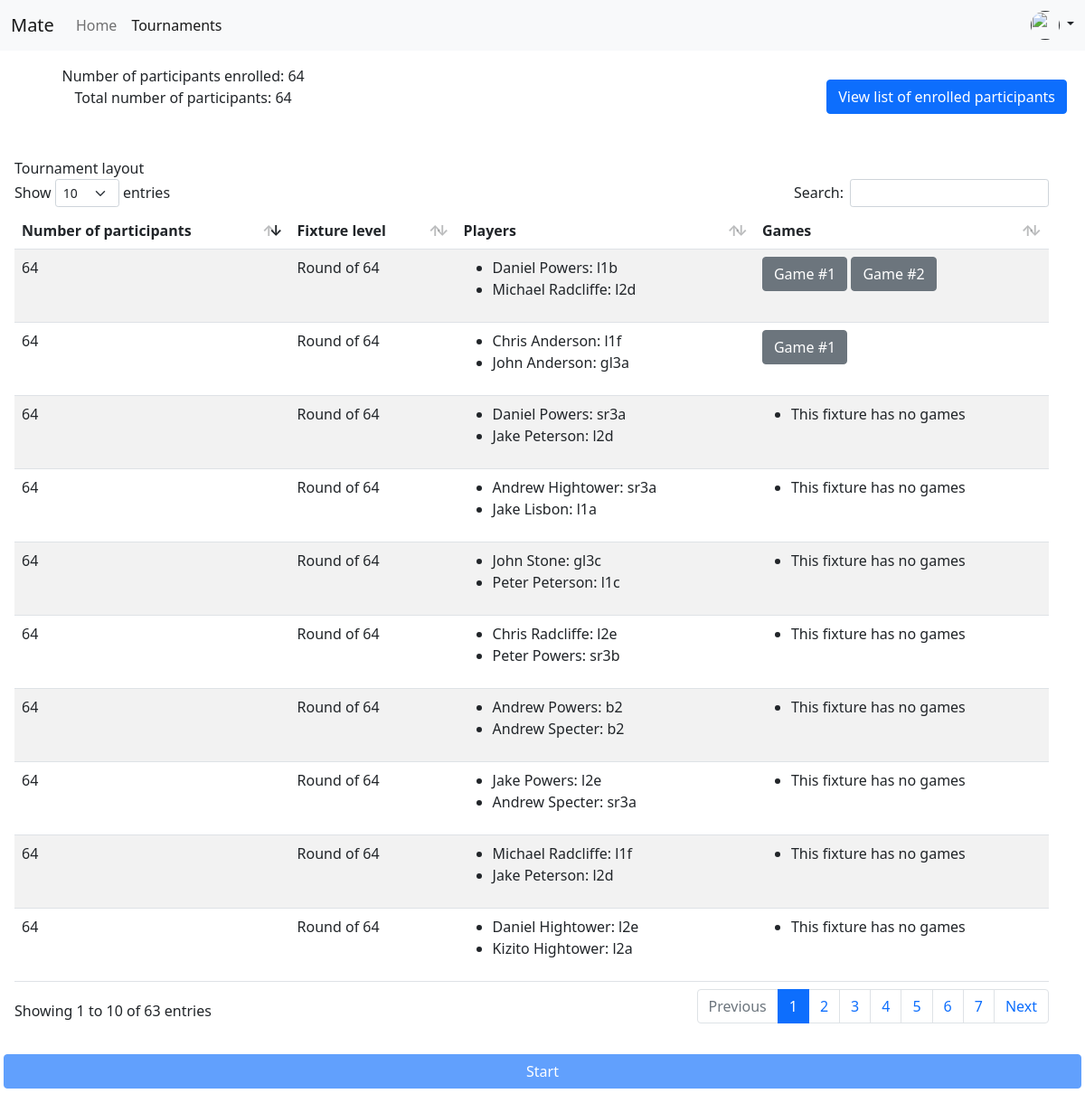
/tournaments/8/, run on the app's committed database.
### app/models.py (models this page shows, shortened)
class Tournament(models.Model):
    time_created = models.DateTimeField(auto_now_add=True)
    creator = models.ForeignKey(Player, on_delete=models.CASCADE)
    total_number_of_participants = models.IntegerField(default=16)
    completed = models.BooleanField(default=False)
    started = models.BooleanField(default=False)
    name = models.CharField(max_length=150)
    common_levels = {2: _("Finals"), 4: _("Semi-finals"), 8: _("Quarter finals")}
    number_of_points_for_draw = models.FloatField(default=0.5)
    number_of_points_for_win = models.FloatField(default=1)
    number_of_points_for_loss = models.FloatField(default=0)
    def clean(self) -> None:
        if self.total_number_of_participants <= 1:
            raise ValidationError( _("The total number of participants must be greater than 1") )
        if not is_power_of_2(self.total_number_of_participants):
            raise ValidationError( _("The total number of participants must be a power of 2 i.e 2, 4, 8, 16, 32, etc.") )
        if Tournament.objects.filter(name=self.name, completed=False).count() > 1:
            raise ValidationError( _("There is another active tournament with the same name") )
        if self.started and self.enrolled_participants() < self.total_number_of_participants:
            raise ValidationError( _("Tournament can only be started when %(number)d participants have been enrolled") % {'number': self.total_number_of_participants} )
        if self.completed and not self.started:
            raise ValidationError( _("A tournament cannot be completed when it has not yet started") )
        if self.number_of_points_for_draw == self.number_of_points_for_loss or self.number_of_points_for_win == self.number_of_points_for_draw or self.number_of_points_for_win == self.number_of_points_for_loss:
            raise ValidationError( _("The number of points for win, loss and draw must be different.") )
        return super().clean()
    @property
    def enrolled_participants(self):
        return self.tournamentplayer_set.filter(participating=True)
    def number_of_enrolled_participants(self):
        return self.enrolled_participants.count() if self.enrolled_participants else 0

class TournamentPlayer(models.Model):
    tournament = models.ForeignKey(Tournament, on_delete=models.CASCADE)
    player = models.ForeignKey(Player, on_delete=models.CASCADE)
    kicked_out = models.BooleanField(default=False)
    participating = models.BooleanField(default=False) # when a player is accepted to compete in a tournament this becomes True
    class Meta:
        unique_together = [ ["tournament", "player"] ]

class Fixture(models.Model):
    level = models.TextField()
    level_number = models.IntegerField(null=True)
    tournament = models.ForeignKey(Tournament, on_delete=models.CASCADE, null=True)
    root = models.ForeignKey('self', on_delete=models.PROTECT, null=True, related_name='children', blank=True)
    class Meta:
        ordering = ['-level_number', 'tournament']

class PlayerFixture(models.Model):
    COLOR_CHOICES = (
        ("White", _("White")),
        ("Black", _("Black"))
    )
    player = models.ForeignKey(Player, on_delete=models.CASCADE)
    fixture = models.ForeignKey(Fixture, on_delete=models.CASCADE)
    color = models.CharField(max_length=6, choices=())
    class Meta:
        unique_together = [ ["player", "fixture"] ]

class Player(models.Model):
    GENDER_CHOICES = (
        ("m", _("Male")),
        ("nb", _("Non binary")),
        ("rns", _("Rather not say"))
    )
    first_name = models.CharField(max_length=30, null=False)
    last_name = models.CharField(max_length=30, null=False)
    phone = models.CharField(max_length=20, unique=True)
    level = models.IntegerField(null=True, blank=True)
    classroom = models.CharField(max_length=5, null=True)
    user = models.OneToOneField(User, on_delete=models.CASCADE, null=True)
    gender = models.CharField(max_length=3, choices=GENDER_CHOICES)
    def __str__(self) -> str:
        return f"{self.first_name} {self.last_name}: {self.classroom}"
    @property
    def name(self) -> str:
        return f"{self.first_name} {self.last_name}"

class Game(models.Model):
    PERIOD_CHOICES = (
        ("break", _("Break")),
        ("after_school", _("After school"))
    )
    fixture = models.ForeignKey(Fixture, on_delete=models.CASCADE)
    classroom = models.CharField(max_length=5)
    time = models.DateTimeField(null=True)
    minutes_per_player = models.IntegerField()
    class Meta:
        unique_together = [ ["fixture", "time"] ] # games in the same fixture cannot be played at the same time
        ordering = [ "time" ]

### app/views.py (the view)
# urls.py: path('tournaments/<int:tournament_id>/', views.tournament_detail, name="tournament-detail"),
def tournament_detail(request, tournament_id):
    check_query = models.Tournament.objects.filter(id=tournament_id)
    if check_query.count() < 1:
        raise Http404
    return render(request, 'app/tournament_detail.html', context={"tournament": check_query.first(), 'game_form': GameForm})

### app/utilities.py (called while the page is built)
def is_power_of_2(number):
    if number == 1:
        return True
    if number % 2 == 1:
        return False
    return is_power_of_2(number / 2)

### app/templates/app/tournament_detail.html (shortened to what this page needs)
{% extends 'app/base.html' %}
{% load crispy_forms_tags i18n static %}
{% block tournaments_active %}
active
{% endblock %}
{% block styles %}
<link rel="stylesheet" href="{% static 'app/css/datatables.bootstrap5.min.css' %}">
<link rel="stylesheet" href="{% static 'app/simplepicker/dist/simplepicker.css' %}">
{% endblock %}
{% block content %}
<div class="row p-3">
    <div class="col-md-4 text-center">
        <span>{% trans "Number of participants enrolled: " %} {{ tournament.number_of_enrolled_participants }}</span>
        <br>
        <span>{% trans "Total number of participants: " %} {{ tournament.total_number_of_participants }}</span>
    </div>
    <div class="col-md-8 text-end p-3">
        <button class="btn btn-primary" data-bs-toggle="modal" data-bs-target="#participants_list">{% trans "View list of enrolled participants" %}</button>
    </div>
</div>
<div class="row p-3">
    <span>{% trans "Tournament layout" %}</span>
    <div class="row">
        <div class="col-md-12">
            <table class="table table-striped" id="fixtures-table">
                <thead>
                    <th>{% trans "Number of participants" %}</th>
                    <th>{% trans "Fixture level" %}</th>
                    <th>{% trans "Players" %}</th>
                    <th>{% trans "Games" %}</th>
                </thead>
                <tbody>
                    {% for fixture in tournament.fixture_set.all %}
                    <tr>
                        <td>
                            {{ fixture.level_number }}
                        </td>
                        <td>
                            {{ fixture.level }}
                        </td>
                        <td class="player-container">
                            <ul>
                                {% for fixture_player in fixture.playerfixture_set.all %}
                                <li>{{ fixture_player.player }}</li>
                                {% empty %}
                                <li>{% trans "This fixture has no players" %}</li>
                                {% endfor %}
                            </ul>
                        </td>
                        <td>
                            {% for game in fixture.game_set.all %}
                            <button class="btn btn-secondary display-game" onclick="showGameDetail( {{ game.id }} )" data-bs-target="#game_detail" data-bs-toggle="modal" data-game-id="{{ game.id }}" data-fixture-id="{{ fixture.id }}">
                            </button>
                            {% empty %}
                            <ul>
                                <li>{% trans "This fixture has no games" %}</li>
                            </ul>
                            {% endfor %}
                        </td>
                    </tr>
                    {% endfor %}
                </tbody>
            </table>
        </div>
    </div>
</div>
<div class="row p-3">
    <button class="btn btn-primary {% if not tournament.clean %}disabled{% endif %}">
        {% trans "Start" %}
    </button>
</div>
{% endblock %}

### app/templates/app/base.html (shortened to what this page needs)
{% load i18n static %}
<!DOCTYPE html>
<html lang="en">
<head>
    <link rel="stylesheet" href="{% static 'app/bootstrap/css/bootstrap.min.css' %}">
    <link rel="stylesheet" href="{% static 'app/css/styles.css' %}">
    {% get_current_language as LANGUAGE_CODE %}
    {% block styles %}
    {% endblock %}
</head>
<body>
    <nav class="navbar navbar-expand-lg navbar-light bg-light">
        <div class="container-fluid">
            <a class="navbar-brand" href="#">Mate</a>
            <div class="collapse navbar-collapse" id="navbarSupportedContent">
                <ul class="navbar-nav me-auto mb-2 mb-lg-0">
                    <li class="nav-item">
                        <a class="nav-link {% block home_active %}{% endblock %}" aria-current="page"
                            href="{% url 'app:home' %}">{% trans "Home" %}</a>
                    </li>
                    <li class="nav-item">
                        <a class="nav-link {% block tournaments_active %}{% endblock %}"
                            href="{% url 'app:tournaments' %}">{% trans "Tournaments" %}</a>
                    </li>
                </ul>
                <div class="d-flex">
                    <a href="" id="dropdownUser" data-bs-toggle="dropdown" aria-expanded="false"
                        class="d-block link-dark text-decoration-none dropdown-toggle">
                        <img src="{% static 'app/assets/img/rick-and-morty.jpg' %}" alt="" width="32" height="32"
                            class="rounded-circle">
                    </a>
                </div>
            </div>
        </div>
    </nav>
    {% block content %}
    {% endblock %}
</body>
</html>

### data on the page
Tournament: number_of_enrolled_participants "64", total_number_of_participants "64"
Fixture: level_number "64", level "Round of 64"
PlayerFixture: player "Daniel Powers: l1b"
PlayerFixture: player "Michael Radcliffe: l2d"
Fixture: level_number "64", level "Round of 64"
PlayerFixture: player "Chris Anderson: l1f"
PlayerFixture: player "John Anderson: gl3a"
Fixture: level_number "64", level "Round of 64"
PlayerFixture: player "Daniel Powers: sr3a"
PlayerFixture: player "Jake Peterson: l2d"
Fixture: level_number "64", level "Round of 64"
PlayerFixture: player "Andrew Hightower: sr3a"
PlayerFixture: player "Jake Lisbon: l1a"
Fixture: level_number "64", level "Round of 64"
PlayerFixture: player "John Stone: gl3c"
PlayerFixture: player "Peter Peterson: l1c"
Fixture: level_number "64", level "Round of 64"
PlayerFixture: player "Chris Radcliffe: l2e"
PlayerFixture: player "Peter Powers: sr3b"
Fixture: level_number "64", level "Round of 64"
PlayerFixture: player "Andrew Powers: b2"
PlayerFixture: player "Andrew Specter: b2"
Fixture: level_number "64", level "Round of 64"
PlayerFixture: player "Jake Powers: l2e"
PlayerFixture: player "Andrew Specter: sr3a"
Fixture: level_number "64", level "Round of 64"
PlayerFixture: player "Michael Radcliffe: l1f"
PlayerFixture: player "Jake Peterson: l2d"
Fixture: level_number "64", level "Round of 64"
PlayerFixture: player "Daniel Hightower: l2e"
PlayerFixture: player "Kizito Hightower: l2a"
